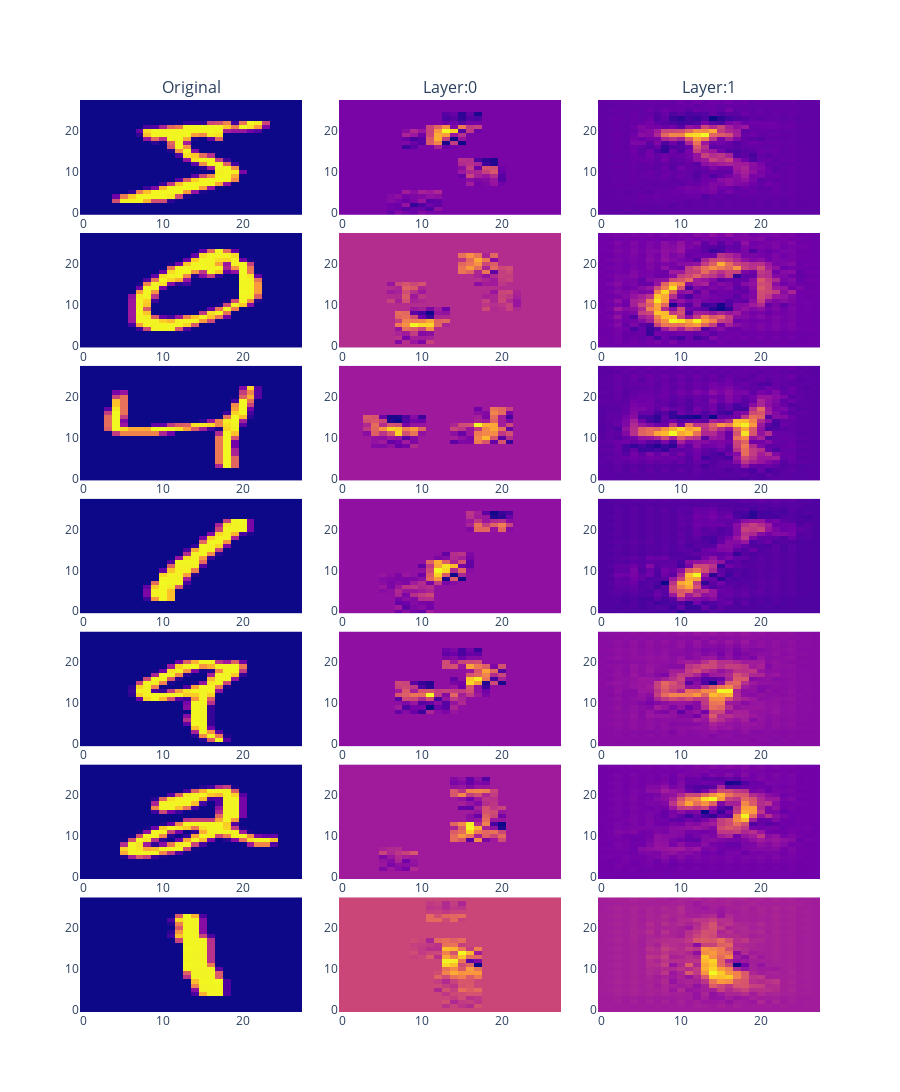

Here is the notebook cell this chart was saved with:
### Code cell
plot_layer_activations(model, range(0,2), 9, [train_loader.dataset[i][0] for i in range(0,7)])

### Figure 1 — Plotly figure (JSON) as saved in the notebook; plotly's stock layout.template omitted (floating-point values rounded to 4 significant figures; data arrays with more than 128 entries replaced by an {"elided": "..."} marker saying what was removed)
{"data": [{"showscale": false, "type": "heatmap", "xaxis": "x", "yaxis": "y", "z": {"elided": "28x28 float values"}}, {"showscale": false, "type": "heatmap", "xaxis": "x2", "yaxis": "y2", "z": {"elided": "28x28 float values"}}, {"showscale": false, "type": "heatmap", "xaxis": "x3", "yaxis": "y3", "z": {"elided": "28x28 float values"}}, {"showscale": false, "type": "heatmap", "xaxis": "x4", "yaxis": "y4", "z": {"elided": "28x28 float values"}}, {"showscale": false, "type": "heatmap", "xaxis": "x5", "yaxis": "y5", "z": {"elided": "28x28 float values"}}, {"showscale": false, "type": "heatmap", "xaxis": "x6", "yaxis": "y6", "z": {"elided": "28x28 float values"}}, {"showscale": false, "type": "heatmap", "xaxis": "x7", "yaxis": "y7", "z": {"elided": "28x28 float values"}}, {"showscale": false, "type": "heatmap", "xaxis": "x8", "yaxis": "y8", "z": {"elided": "28x28 float values"}}, {"showscale": false, "type": "heatmap", "xaxis": "x9", "yaxis": "y9", "z": {"elided": "28x28 float values"}}, {"showscale": false, "type": "heatmap", "xaxis": "x10", "yaxis": "y10", "z": {"elided": "28x28 float values"}}, {"showscale": false, "type": "heatmap", "xaxis": "x11", "yaxis": "y11", "z": {"elided": "28x28 float values"}}, {"showscale": false, "type": "heatmap", "xaxis": "x12", "yaxis": "y12", "z": {"elided": "28x28 float values"}}, {"showscale": false, "type": "heatmap", "xaxis": "x13", "yaxis": "y13", "z": {"elided": "28x28 float values"}}, {"showscale": false, "type": "heatmap", "xaxis": "x14", "yaxis": "y14", "z": {"elided": "28x28 float values"}}, {"showscale": false, "type": "heatmap", "xaxis": "x15", "yaxis": "y15", "z": {"elided": "28x28 float values"}}, {"showscale": false, "type": "heatmap", "xaxis": "x16", "yaxis": "y16", "z": {"elided": "28x28 float values"}}, {"showscale": false, "type": "heatmap", "xaxis": "x17", "yaxis": "y17", "z": {"elided": "28x28 float values"}}, {"showscale": false, "type": "heatmap", "xaxis": "x18", "yaxis": "y18", "z": {"elided": "28x28 float values"}}, {"showscale": false, "type": "heatmap", "xaxis": "x19", "yaxis": "y19", "z": {"elided": "28x28 float values"}}, {"showscale": false, "type": "heatmap", "xaxis": "x20", "yaxis": "y20", "z": {"elided": "28x28 float values"}}, {"showscale": false, "type": "heatmap", "xaxis": "x21", "yaxis": "y21", "z": {"elided": "28x28 float values"}}], "layout": {"annotations": [{"font": {"size": 16}, "showarrow": false, "text": "Original", "x": 0.15, "xanchor": "center", "xref": "paper", "y": 1, "yanchor": "bottom", "yref": "paper"}, {"font": {"size": 16}, "showarrow": false, "text": "Layer:0", "x": 0.5, "xanchor": "center", "xref": "paper", "y": 1, "yanchor": "bottom", "yref": "paper"}, {"font": {"size": 16}, "showarrow": false, "text": "Layer:1", "x": 0.85, "xanchor": "center", "xref": "paper", "y": 1, "yanchor": "bottom", "yref": "paper"}], "autosize": false, "height": 1750, "xaxis": {"anchor": "y", "domain": [0, 0.3]}, "xaxis10": {"anchor": "y10", "domain": [0, 0.3]}, "xaxis11": {"anchor": "y11", "domain": [0.35, 0.65]}, "xaxis12": {"anchor": "y12", "domain": [0.7, 1]}, "xaxis13": {"anchor": "y13", "domain": [0, 0.3]}, "xaxis14": {"anchor": "y14", "domain": [0.35, 0.65]}, "xaxis15": {"anchor": "y15", "domain": [0.7, 1]}, "xaxis16": {"anchor": "y16", "domain": [0, 0.3]}, "xaxis17": {"anchor": "y17", "domain": [0.35, 0.65]}, "xaxis18": {"anchor": "y18", "domain": [0.7, 1]}, "xaxis19": {"anchor": "y19", "domain": [0, 0.3]}, "xaxis2": {"anchor": "y2", "domain": [0.35, 0.65]}, "xaxis20": {"anchor": "y20", "domain": [0.35, 0.65]}, "xaxis21": {"anchor": "y21", "domain": [0.7, 1]}, "xaxis3": {"anchor": "y3", "domain": [0.7, 1]}, "xaxis4": {"anchor": "y4", "domain": [0, 0.3]}, "xaxis5": {"anchor": "y5", "domain": [0.35, 0.65]}, "xaxis6": {"anchor": "y6", "domain": [0.7, 1]}, "xaxis7": {"anchor": "y7", "domain": [0, 0.3]}, "xaxis8": {"anchor": "y8", "domain": [0.35, 0.65]}, "xaxis9": {"anchor": "y9", "domain": [0.7, 1]}, "yaxis": {"anchor": "x", "domain": [0.8743, 1]}, "yaxis10": {"anchor": "x10", "domain": [0.4371, 0.5629]}, "yaxis11": {"anchor": "x11", "domain": [0.4371, 0.5629]}, "yaxis12": {"anchor": "x12", "domain": [0.4371, 0.5629]}, "yaxis13": {"anchor": "x13", "domain": [0.2914, 0.4171]}, "yaxis14": {"anchor": "x14", "domain": [0.2914, 0.4171]}, "yaxis15": {"anchor": "x15", "domain": [0.2914, 0.4171]}, "yaxis16": {"anchor": "x16", "domain": [0.1457, 0.2714]}, "yaxis17": {"anchor": "x17", "domain": [0.1457, 0.2714]}, "yaxis18": {"anchor": "x18", "domain": [0.1457, 0.2714]}, "yaxis19": {"anchor": "x19", "domain": [0, 0.1257]}, "yaxis2": {"anchor": "x2", "domain": [0.8743, 1]}, "yaxis20": {"anchor": "x20", "domain": [0, 0.1257]}, "yaxis21": {"anchor": "x21", "domain": [0, 0.1257]}, "yaxis3": {"anchor": "x3", "domain": [0.8743, 1]}, "yaxis4": {"anchor": "x4", "domain": [0.7286, 0.8543]}, "yaxis5": {"anchor": "x5", "domain": [0.7286, 0.8543]}, "yaxis6": {"anchor": "x6", "domain": [0.7286, 0.8543]}, "yaxis7": {"anchor": "x7", "domain": [0.5829, 0.7086]}, "yaxis8": {"anchor": "x8", "domain": [0.5829, 0.7086]}, "yaxis9": {"anchor": "x9", "domain": [0.5829, 0.7086]}}}
